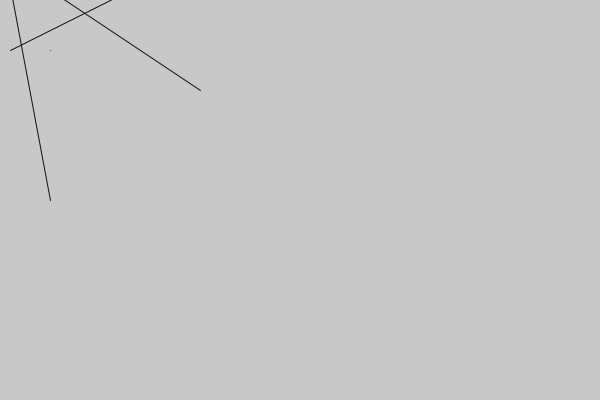
Frame 1 (no input)
Frame 60 (the mouse pressed at the canvas centre just before this capture): identical to frame 1, image omitted
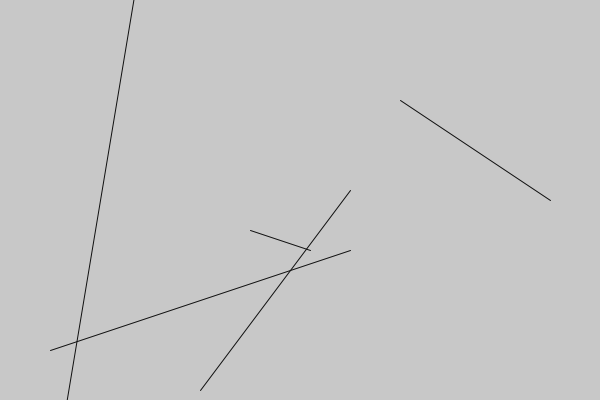
Frame 120 (the mouse held since frame 60 and released just before this capture)

The Processing sketch that drew these frames (run headless with seeded random() and noise(); from frame 60 on, the mouse is pressed at the canvas centre):

// Processing sketch: sketch_210930a
// ── sketch_210930a.pde
void setup(){
  size(600,400);
  background(200);
}

void draw(){
  int x = mouseX;
  int y = mouseY;
  
  background(200);
  stroke(16);
  line(x+50,y+50,50,x+50);
  line(x-100,y-600,50,x+200);
  line(x+100,y-100,550,x-100);
  line(x+10,y+50,250,x-70);
  line(x+50,y-10,200,x+90);
}
